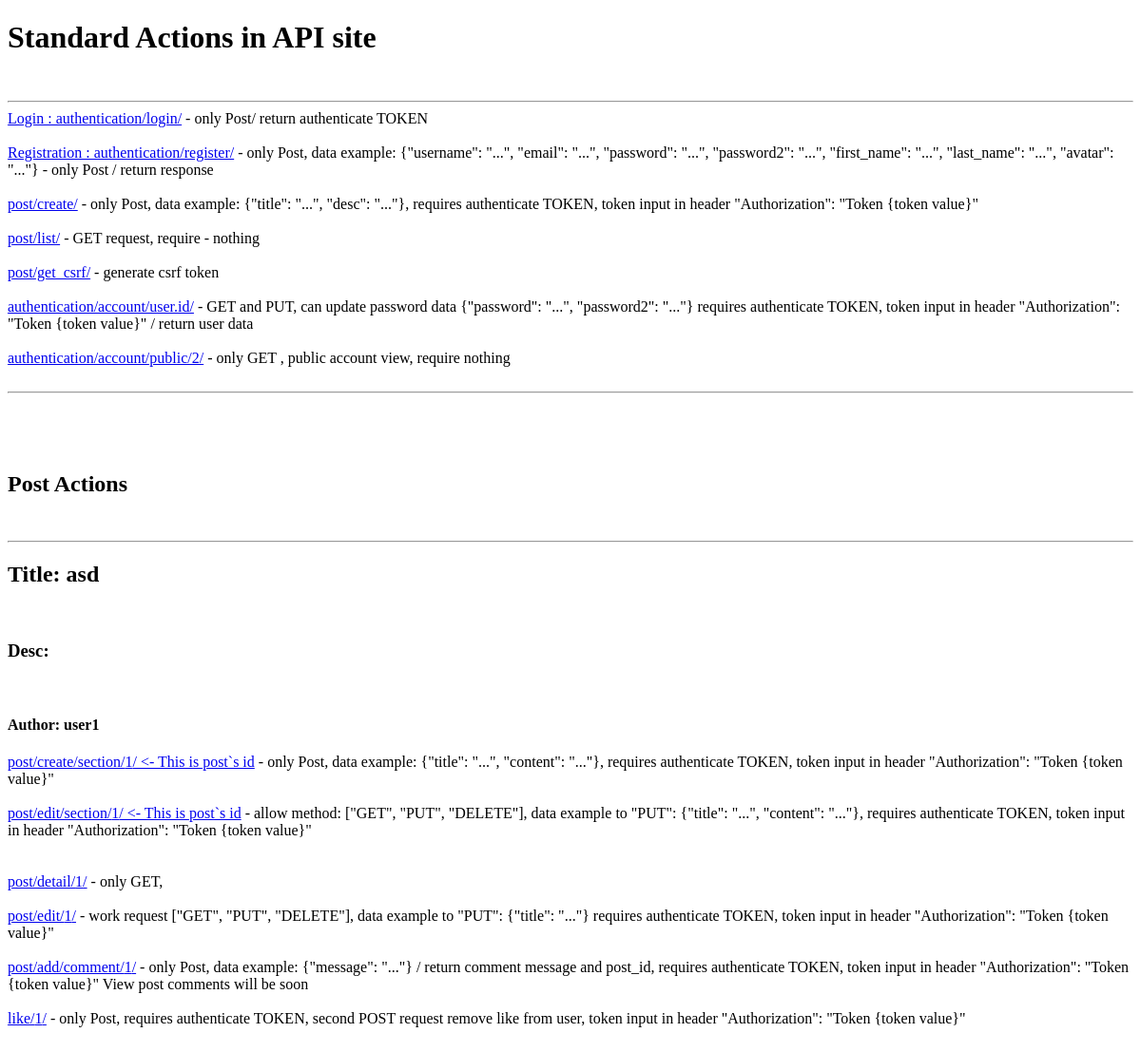
The app's page /post/info/, older data.
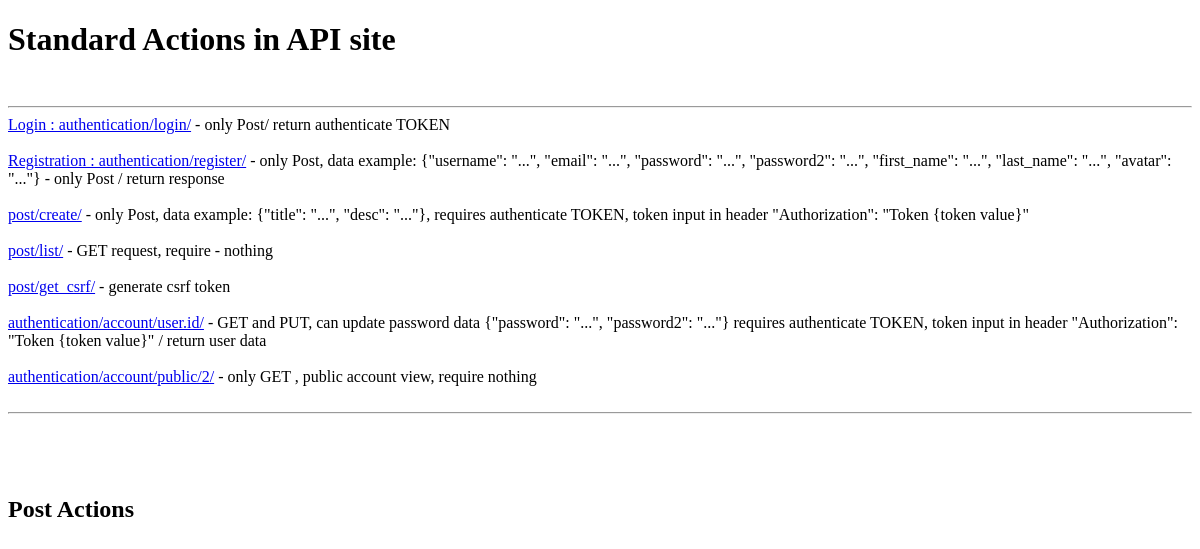
The same page, newer data.
### post/models.py (models this page shows, shortened)
class PostInfo(models.Model):
    title = models.CharField(max_length=255, unique=True)
    author = models.ForeignKey(User, on_delete=models.CASCADE)
    created = models.DateTimeField(auto_now_add=True)

### authentification/models.py (models this page shows, shortened)
class TrackingModel(models.Model):
    created = models.DateTimeField(auto_now_add=True)
    updated = models.DateTimeField(auto_now=True)

class User(AbstractBaseUser, PermissionsMixin, TrackingModel):
    username_validator = UnicodeUsernameValidator()
    url_validator = URLValidator()
    username = models.CharField(
        _('username'),
        max_length=150,
        unique=True,
        help_text=_('Required. 150 characters or fewer. Letters, digits and @/./+/-/_ only.'),
        validators=[username_validator],
        error_messages={
            'unique': _("A user with that username already exists."),
        },
    )
    slug = models.SlugField(max_length=150, db_index=True, unique=True, null=True, blank=True)
    first_name = models.CharField(_('first name'), max_length=150, blank=True, default='')
    last_name = models.CharField(_('last name'), max_length=150, blank=True, default='')
    email = models.EmailField(_('email address'), unique=True)
    avatar = models.URLField(default='https://isocarp.org/app/uploads/2014/05/noimage.jpg', validators=[url_validator],
                             blank=True)
    is_staff = models.BooleanField(
        _('staff status'),
        default=False,
        help_text=_('Designates whether the user can log into this admin site.'),
    )
    is_active = models.BooleanField(
        _('active'),
        default=True,
        help_text=_(
            'Designates whether this user should be treated as active. '
            'Unselect this instead of deleting accounts.'
        ),
    )
    date_joined = models.DateTimeField(_('date joined'), default=timezone.now)
    objects = CustomUserManager()
    EMAIL_FIELD = 'email'
    USERNAME_FIELD = 'username'
    REQUIRED_FIELDS = ['email']
    class Meta:
        verbose_name_plural = 'Пользователи'

### post/views.py (the view)
# urls.py: path('info/', post_info),
def post_info(request):
    posts = PostInfo.objects.all()
    return render(request, 'index1.html', {'posts': posts})

### templates/index1.html (shortened to what this page needs)
<!DOCTYPE html>
<html lang="en">
<head>
</head>
<body>
    <h1>Standard Actions in API site</h1>
    <br>
    <hr>
    <a href="{% url 'authenticate:login' %}">Login : authentication/login/</a> - only Post/ return authenticate TOKEN<br><br>
    <a href="{% url 'authenticate:registration' %}">Registration : authentication/register/</a> - only Post, data example: {"username": "...", "email": "...", "password": "...", "password2": "...", "first_name": "...", "last_name": "...", "avatar": "..."} - only Post / return response<br><br>
    <a href="{% url 'post:create' %}">post/create/</a> - only Post, data example: {"title": "...", "desc": "..."}, requires authenticate TOKEN, token input in header "Authorization": "Token {token value}"<br><br>
    <a href="{% url 'post:list' %}">post/list/</a> - GET request, require - nothing<br><br>
    <a href="{% url 'post:get_csrf' %}">post/get_csrf/</a> - generate csrf token <br><br>
    <a href="{% url 'authenticate:account' 'user1' %}">authentication/account/user.id/</a> - GET and PUT, can update password data {"password": "...", "password2": "..."} requires authenticate TOKEN, token input in header "Authorization": "Token {token value}" / return user data<br><br>
    <a href="{% url 'authenticate:account_view' 'user1' %}">authentication/account/public/2/</a> - only GET , public account view, require nothing<br><br>
    <hr>
<br>
<br>
<br>
    <h2>Post Actions</h2>
    <br>
{% for item in posts %}
    <hr>
        <h2>Title: {{ item.title }}</h2>
    <br>
        <h3>Desc: {{ item.desc }}</h3>
    <br>
        <h4>Author: {{ item.author.username }}</h4>
    <a href="{% url 'post:create_section' item.id %}">post/create/section/{{ item.id }}/ <- This is post`s id</a> - only Post, data example: {"title": "...", "content": "..."}, requires authenticate TOKEN, token input in header "Authorization": "Token {token value}"<br><br>
    <a href="{% url 'post:edit_section' item.id %}">post/edit/section/{{ item.id }}/ <- This is post`s id</a> - allow method: ["GET", "PUT", "DELETE"], data example to "PUT": {"title": "...", "content": "..."}, requires authenticate TOKEN, token input in header "Authorization": "Token {token value}"<br><br>
    <br>
    <a href="{% url 'post:post_detail' item.id %}">post/detail/{{ item.id }}/</a> - only GET,<br><br>
    <a href="{% url "post:post_edit" item.id %}">post/edit/{{ item.id }}/</a> - work request ["GET", "PUT", "DELETE"], data example to "PUT": {"title": "..."} requires authenticate TOKEN, token input in header "Authorization": "Token {token value}"<br><br>
    <a href="{% url 'post:add_comment'  item.id %}">post/add/comment/{{ item.id }}/</a> - only Post, data example: {"message": "..."} / return comment message and post_id, requires authenticate TOKEN, token input in header "Authorization": "Token {token value}" View post comments will be soon<br><br>
    <a href="{% url 'post:add_like' item.id %}"> like/{{ item.id }}/</a> - only Post, requires authenticate TOKEN, <bold>second POST request remove like from user</bold>, token input in header "Authorization": "Token {token value}"<br><br>
{% endfor %}
</body>
</html>

Row changes from the older to the newer data that the page shows:
removed PostInfo: title "asd", author.username "user1", id "1"
